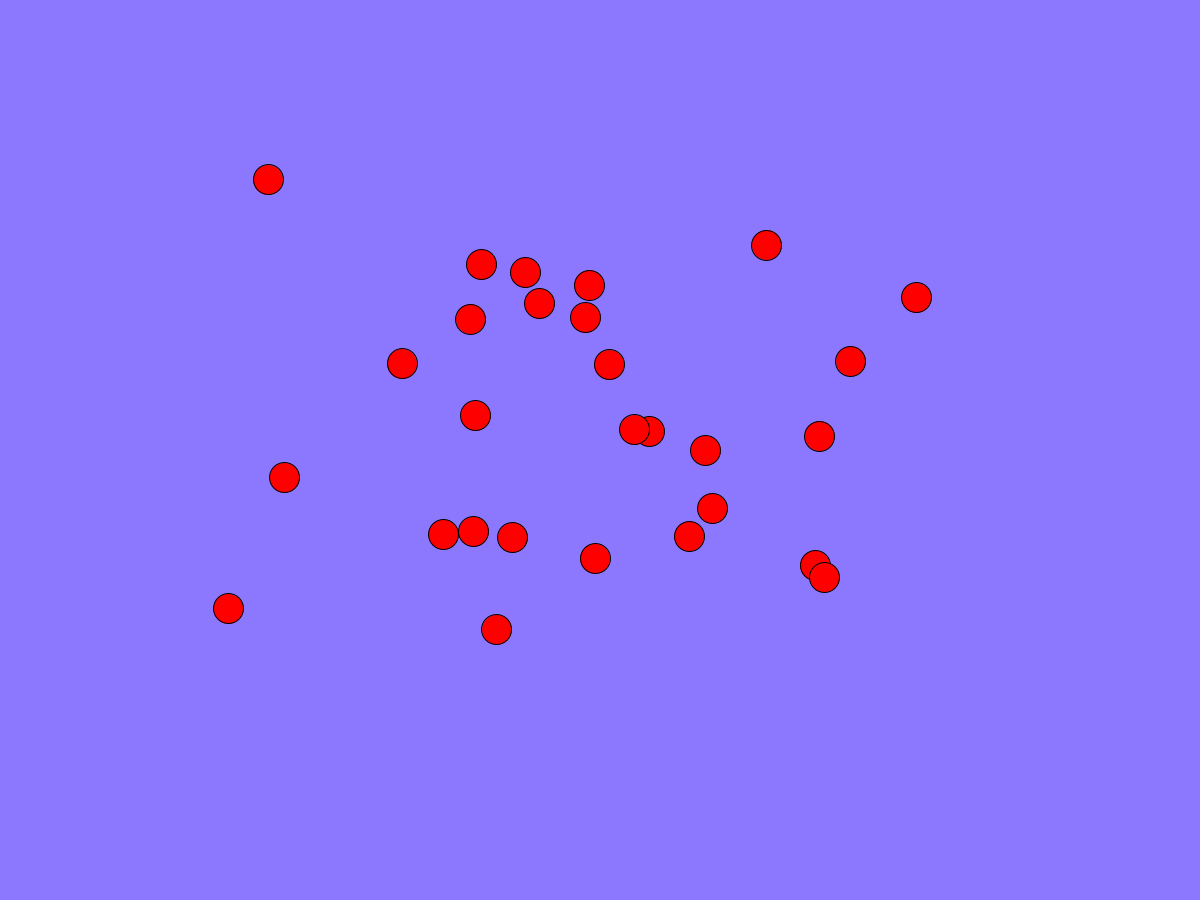
Frame 1 (no input)
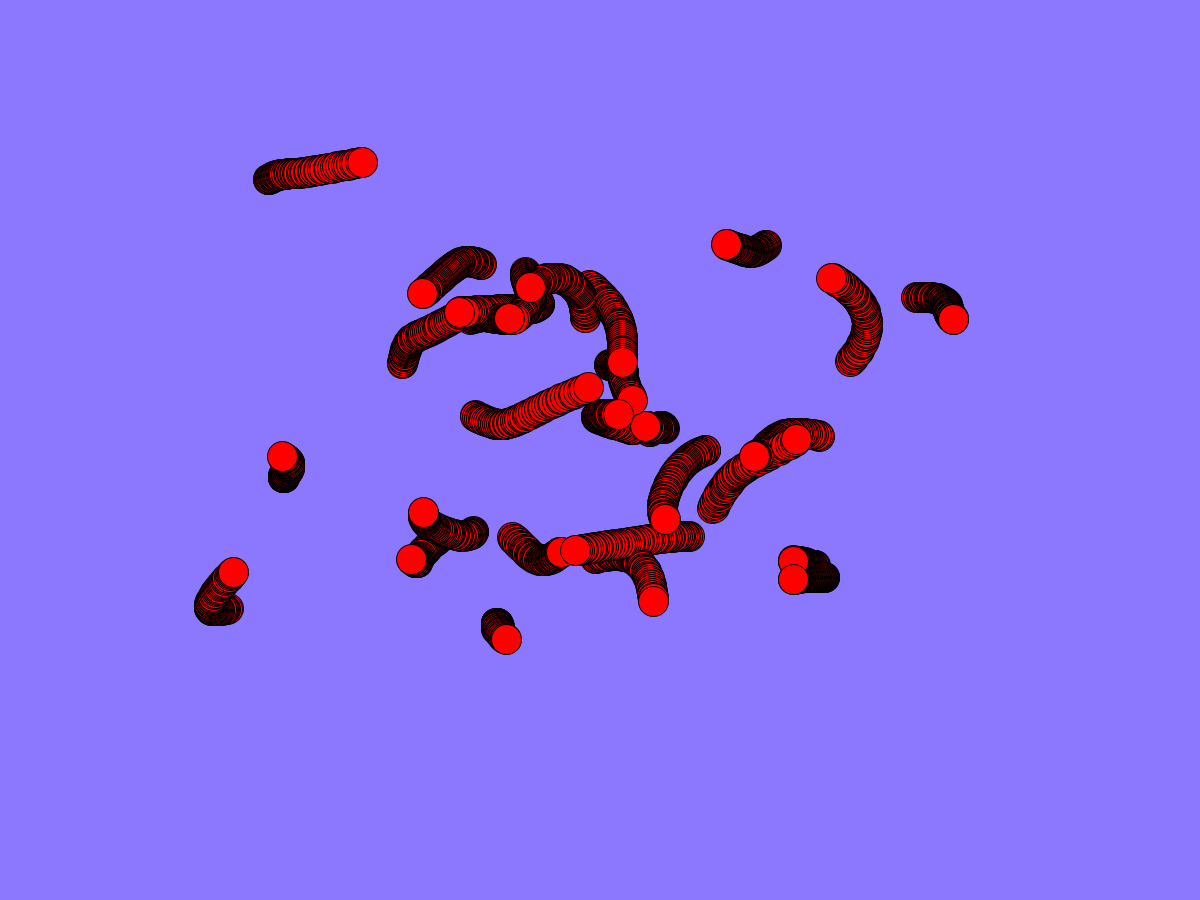
Frame 60 (the mouse pressed at the canvas centre just before this capture)
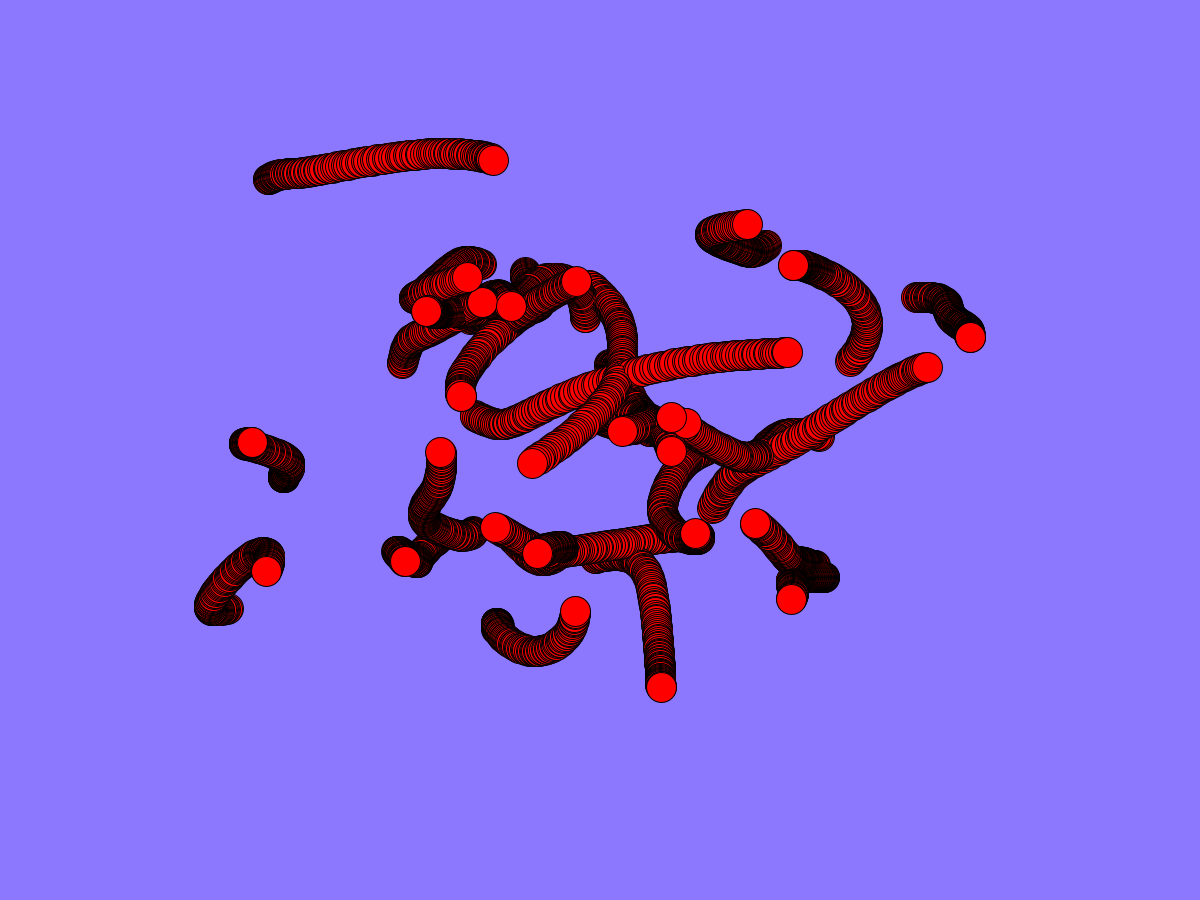
Frame 120 (the mouse held since frame 60 and released just before this capture)

The Processing sketch that drew these frames (run headless with seeded random() and noise(); from frame 60 on, the mouse is pressed at the canvas centre):

// Processing sketch: MagicWorms
// ── MagicWorms.pde
float x = 0;
float y = 0;

void setup() {
  size(1200, 900);
  background(140,120,255);
}


void draw() {
  fill(255,0,0);
  ellipse(getWormX(1200),getWormY(900),30,30);
  ellipse(getWormX(1199),getWormY(870),30,30);
  ellipse(getWormX(1198),getWormY(840),30,30);
  ellipse(getWormX(1197),getWormY(810),30,30);
  ellipse(getWormX(1196),getWormY(780),30,30);
  ellipse(getWormX(1195),getWormY(750),30,30);
  ellipse(getWormX(1194),getWormY(720),30,30);
  ellipse(getWormX(1193),getWormY(690),30,30);
  ellipse(getWormX(1192),getWormY(660),30,30);
  ellipse(getWormX(1191),getWormY(630),30,30);
  ellipse(getWormX(1190),getWormY(600),30,30);
  ellipse(getWormX(1189),getWormY(570),30,30);
  ellipse(getWormX(1188),getWormY(540),30,30);
  ellipse(getWormX(1187),getWormY(510),30,30);
  
  ellipse(getWormX(1186),getWormY(480),30,30);
  ellipse(getWormX(1185),getWormY(450),30,30);
  ellipse(getWormX(1184),getWormY(420),30,30);
  ellipse(getWormX(1183),getWormY(390),30,30);
  ellipse(getWormX(1182),getWormY(360),30,30);
  ellipse(getWormX(1181),getWormY(330),30,30);
  ellipse(getWormX(1180),getWormY(300),30,30);
  ellipse(getWormX(1179),getWormY(270),30,30);
  ellipse(getWormX(1178),getWormY(240),30,30);
  ellipse(getWormX(1177),getWormY(210),30,30);
  ellipse(getWormX(1176),getWormY(180),30,30);
  ellipse(getWormX(1175),getWormY(150),30,30);
  ellipse(getWormX(1174),getWormY(120),30,30);
  ellipse(getWormX(1173),getWormY(90),30,30);

  
  
  //makeMagical();
}

float frequency = .002;
float noiseInterval = PI;

void makeMagical() {
     fill( 0, 0, 0, 10 );
     rect(0, 0, width, height);
    noStroke();
}

float getWormX(int i) {
     return map(noise(i*noiseInterval + frameCount * frequency), 0, 1, 0, width);
}

float getWormY(int i) {
     return map(noise(i*noiseInterval+1 + frameCount * frequency), 0, 1, 0, height);
}
